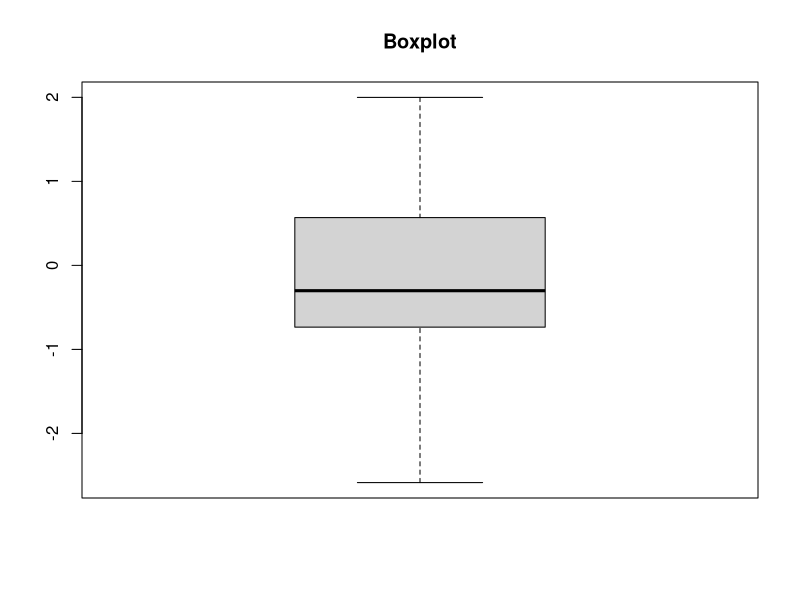
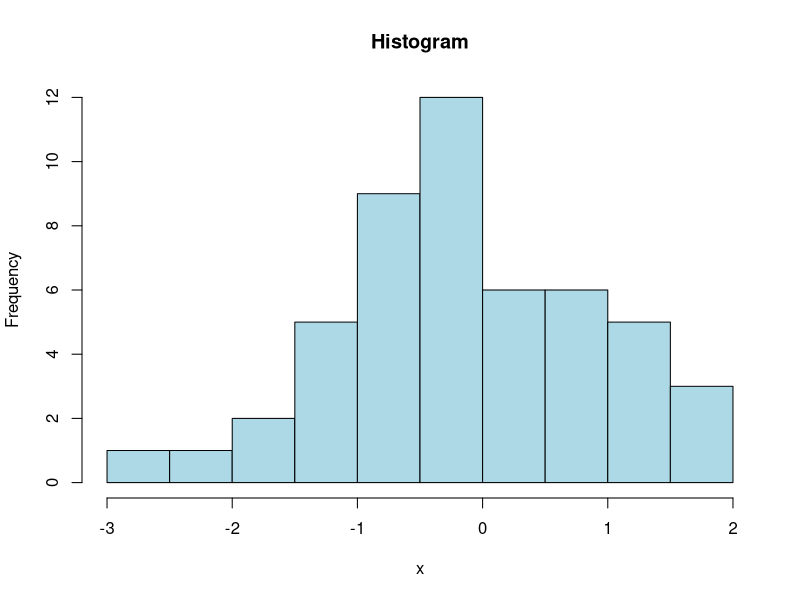
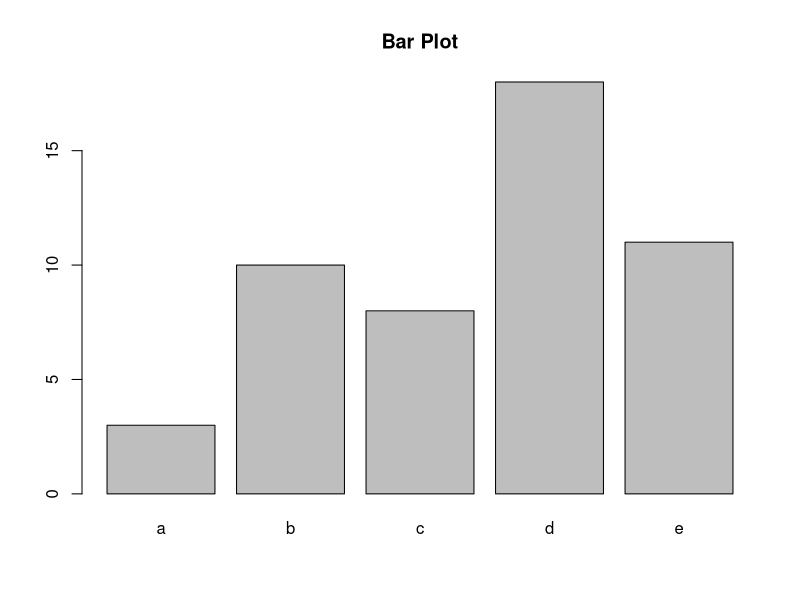
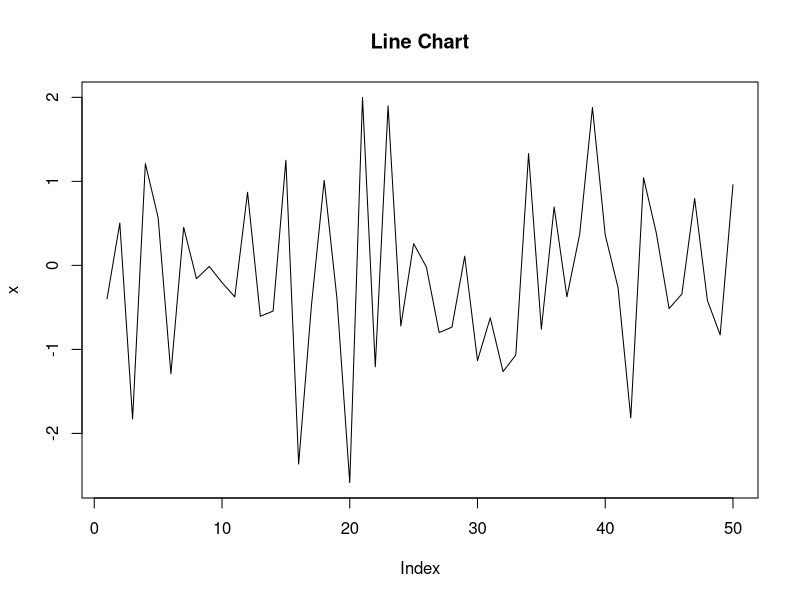
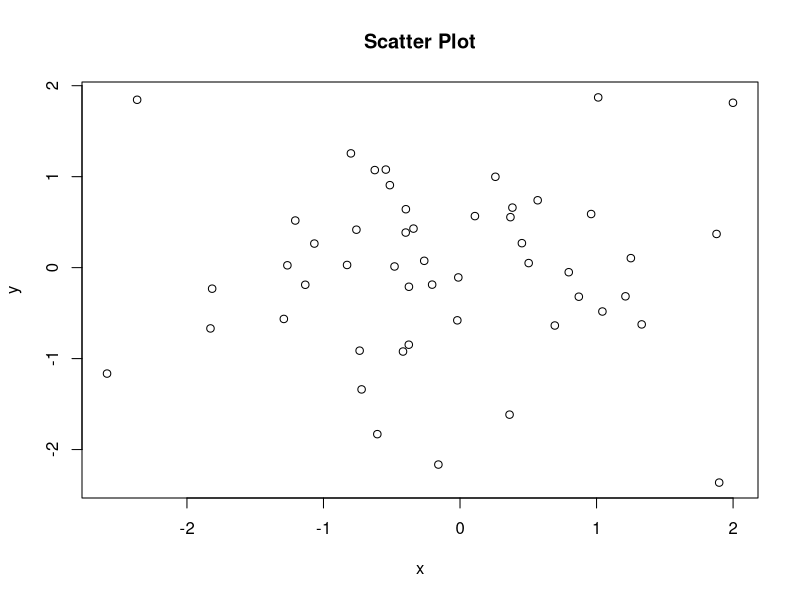

Here is the R script that generated these plots, in order:
x <- rnorm(50)
y <- rnorm(50)

boxplot(x, main="Boxplot")
hist(x, main="Histogram", col="lightblue")
barplot(table(sample(letters[1:5], 50, replace=TRUE)), main="Bar Plot")
plot(x, type="l", main="Line Chart")
plot(x, y, main="Scatter Plot")
